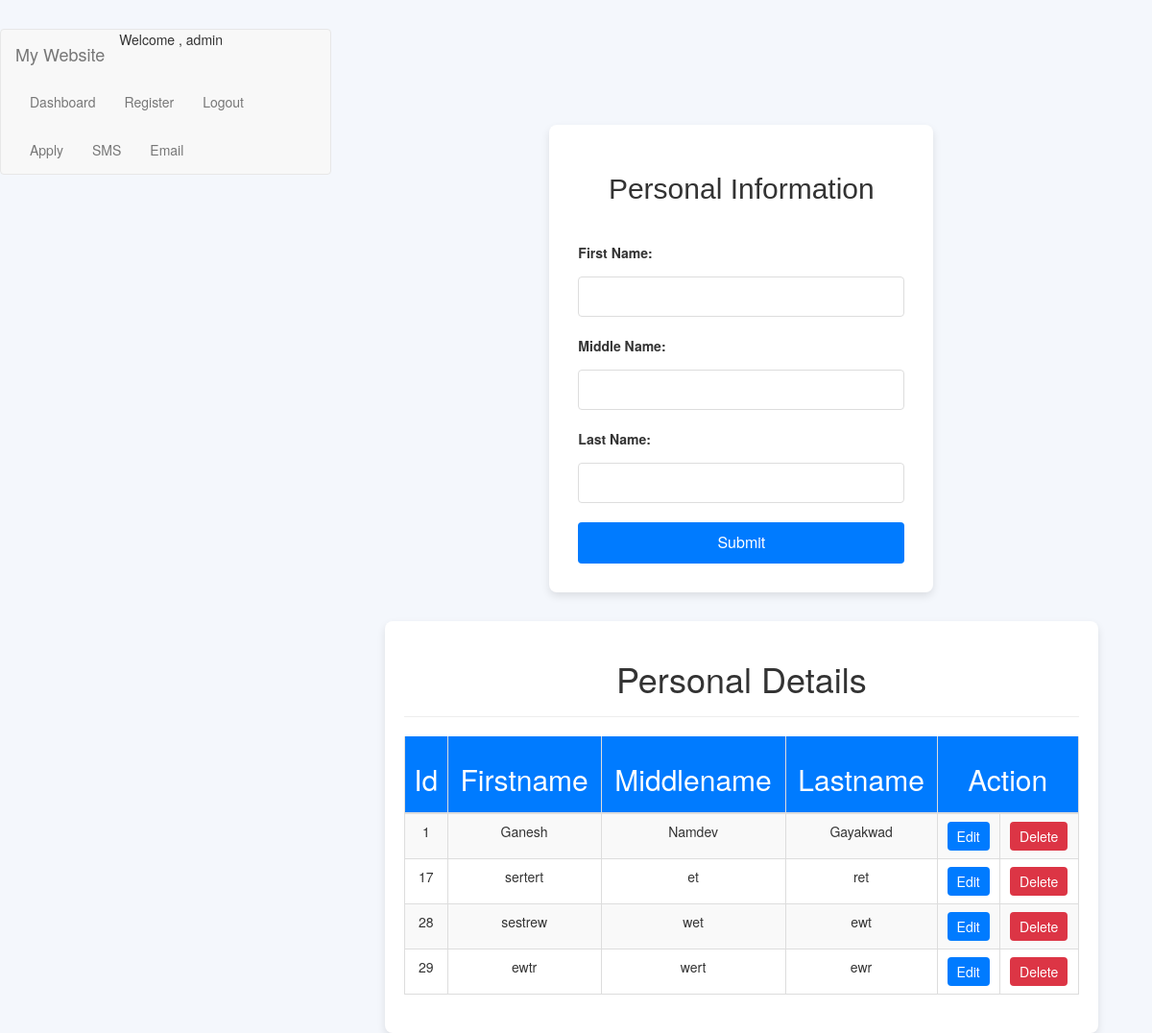
The app's page /index (signed in), older data.
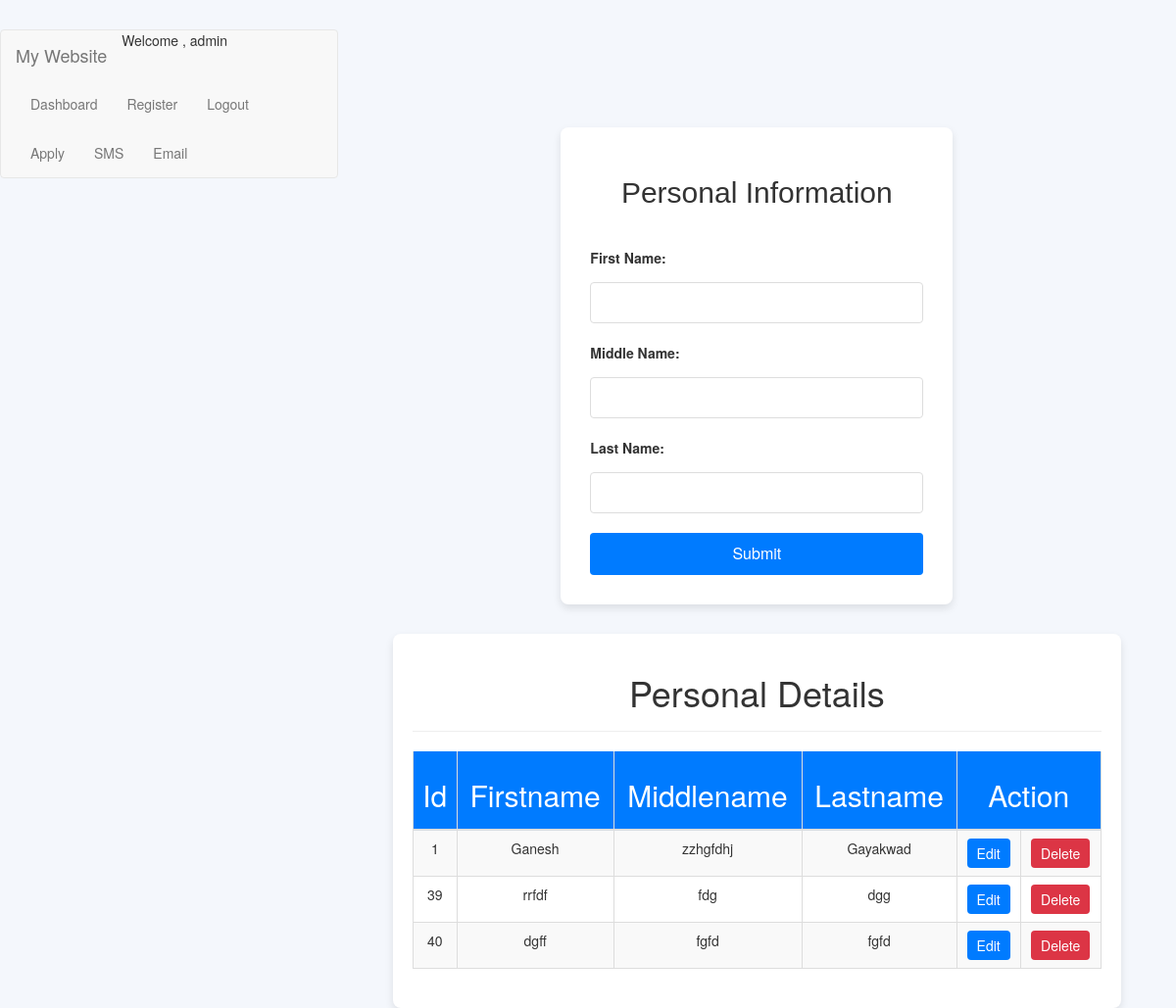
The same page, newer data.
### firstApp/models.py (models this page shows, shortened)
class MyUser(models.Model):
    fname = models.CharField(max_length=30)
    mname = models.CharField(max_length=30)
    lname = models.CharField(max_length=30)

### firstApp/views.py (the view)
# urls.py: path('index', index, name="index"),
@login_required(login_url="userLogin")
def index(request):
    alluser = MyUser.objects.all()
    return render(request,'index.html',{"users":alluser})

### Templates/index.html (shortened to what this page needs)
 {% extends "base.html" %}
{% block body %}
    <link rel="stylesheet" href="https://cdn.jsdelivr.net/npm/bootstrap@3.3.7/dist/css/bootstrap.min.css">
    <div class="container">
        <div class="form-container">
            <h2>Personal Information</h2>
            <form action="{%url 'addDetails'%}" method="POST">
                <input type="hidden" id="id" name="id" value="{{u.id}}"><br>
                <label for="firstname">First Name:</label>
                <input type="text" id="firstname" name="firstname" value="{{u.fname}}" required><br>
                <label for="middlename">Middle Name:</label>
                <input type="text" id="middlename" name="middlename" value="{{u.mname}}" required><br>
                <label for="lastname">Last Name:</label>
                <input type="text" id="lastname" name="lastname" value="{{u.lname}}" required><br>
                <button type="submit">Submit</button>
            </form>
        </div>
        <div class="table-container">
            <h1 align="center">Personal Details</h1>
            <hr>
            <table class="table">
                <thead>
                    <tr>
                        <th><h2 align="center">Id</h2></th>
                        <th><h2 align="center">Firstname</h2></th>
                        <th><h2 align="center">Middlename</h2></th>
                        <th><h2 align="center">Lastname</h2></th>
                        <th colspan="2"><h2 align="center">Action</h2></th>
                    </tr>
                </thead>
                <tbody>
                    {% for i in users %}
                    <tr>
                        <td>{{ i.id }}</td>
                        <td>{{ i.fname }}</td>
                        <td>{{ i.mname }}</td>
                        <td>{{ i.lname }}</td>
                        <td><a href="{% url 'editDetails' i.id %}" class="btn btn-primary">Edit</a></td>
                        <td><a href="{% url 'deleteDetails' i.id %}" class="btn btn-danger">Delete</a></td>
                    </tr>
                    {% endfor %}
                </tbody>
            </table>
        </div>
    </div>
{% endblock  %}

Row changes from the older to the newer data that the page shows:
removed MyUser: id "17", fname "sertert", mname "et", lname "ret"
removed MyUser: id "28", fname "sestrew", mname "wet", lname "ewt"
removed MyUser: id "29", fname "ewtr", mname "wert", lname "ewr"
changed MyUser "Ganesh": mname "Namdev" → "zzhgfdhj"
added MyUser: id "39", fname "rrfdf", mname "fdg", lname "dgg"
added MyUser: id "40", fname "dgff", mname "fgfd", lname "fgfd"
